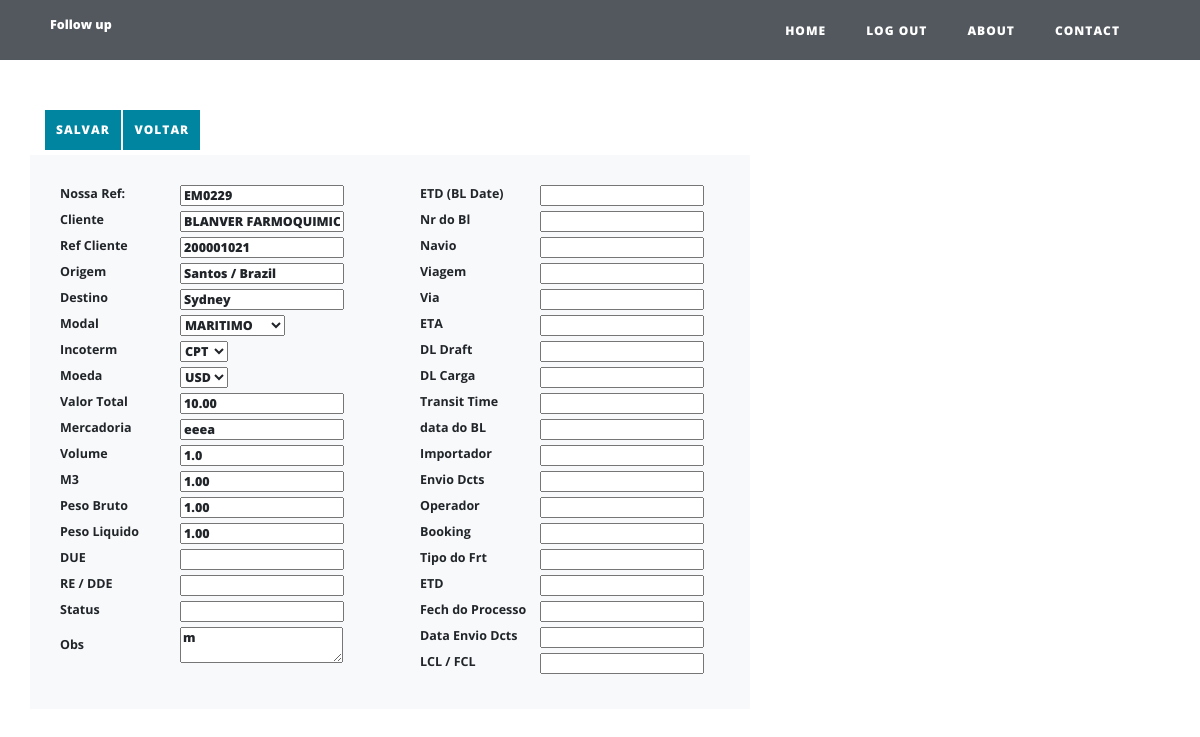
Before: /post/1 (signed in) with the older database file.
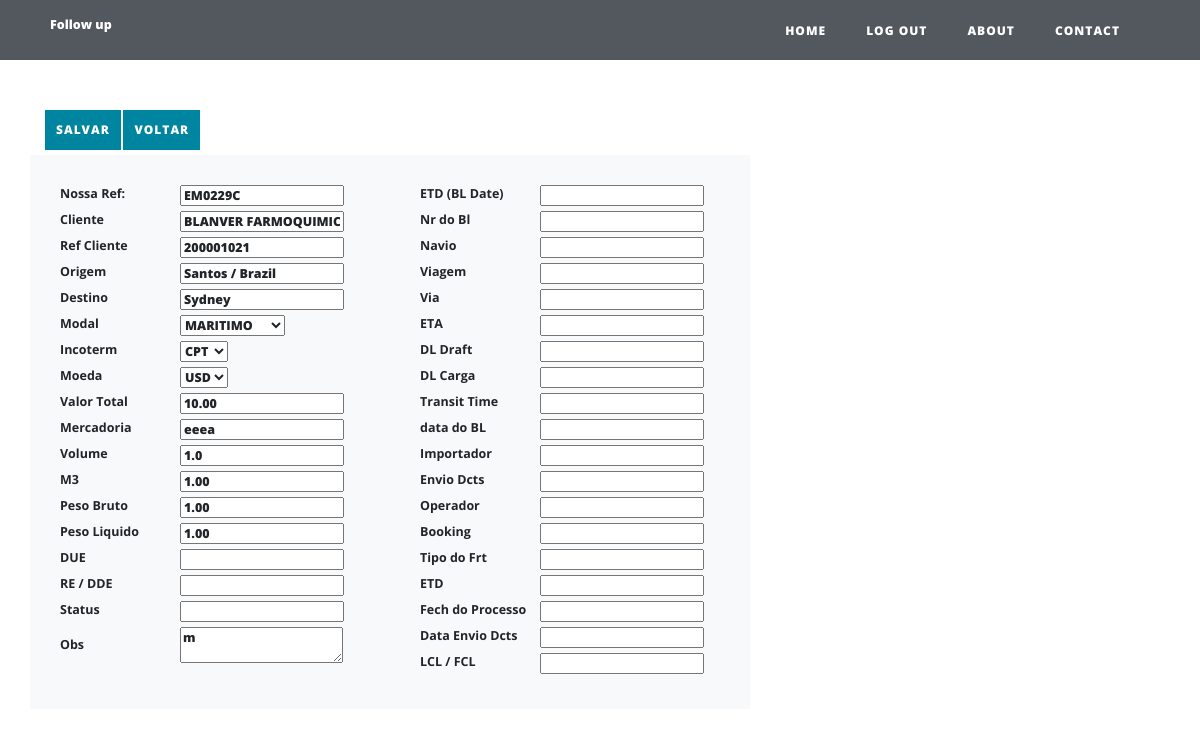
After: the same page with the newer database file.
### main.py (models this page shows)
class Menu(db.Model):
    __tablename__ = "TbOne"
    id = db.Column(db.Integer, primary_key=True)
    RefPartner = db.Column(db.String, unique=True, nullable=False)
    Cliente = db.Column(db.String)
    Origem = db.Column(db.String)
    Destino = db.Column(db.String)
    Incoterm = db.Column(db.String)
    RefCliente = db.Column(db.String)
    Moeda = db.Column(db.String)
    modal = db.Column(db.String)
    VlTotal = db.Column(db.Float)
    Merc = db.Column(db.String)
    Vol = db.Column(db.String)
    M3 = db.Column(db.Float)
    Pb = db.Column(db.Float)
    Pl = db.Column(db.Float)
    Re = db.Column(db.String)
    Sd = db.Column(db.String)
    Status = db.Column(db.String)
    Obs = db.Column(db.String)
    bl = db.Column(db.String)
    nrBl = db.Column(db.String)
    navio = db.Column(db.String)
    vg = db.Column(db.String)
    via = db.Column(db.String)
    eta = db.Column(db.String)
    DLDraft = db.Column(db.String)
    DLCarga = db.Column(db.String)
    ttime = db.Column(db.String)
    dtBL = db.Column(db.String)
    Importador = db.Column(db.String)
    dcts = db.Column(db.String)
    Operador = db.Column(db.String)
    Booking = db.Column(db.String)
    TipoFrt = db.Column(db.String)
    Saida = db.Column(db.String)
    fech = db.Column(db.String)
    dtEnvDcts = db.Column(db.String)
    lclFcl = db.Column(db.String)

### main.py (the view, shortened to what this page needs)
@app.route("/post/<int:post_id>", methods=["GET", "POST"])
def show_post(post_id):
    form = FormDadosGerais()
    if not current_user.is_authenticated:
        flash("You need to login or register to comment.")
        return redirect(url_for("login"))
    emb = Menu.query.get(post_id)
    form.RefPartner.data    =   emb.RefPartner
    form.Cliente.data       =   emb.Cliente
    form.RefCliente.data    =   emb.RefCliente
    form.Origem.data        =   emb.Origem
    form.Destino.data       =  emb.Destino
    form.modal.data         =  emb.modal
    form.Incoterm.data      =  emb.Incoterm
    form.Moeda.data         =  emb.Moeda
    form.VlTotal.data       =  emb.VlTotal
    form.Merc.data          =  emb.Merc
    form.Vol.data           =  emb.Vol
    form.M3.data            =  emb.M3
    form.Pb.data            =  emb.Pb
    form.Pl.data            =  emb.Pl
    form.Re.data            =  emb.Re
    form.Sd.data            =  emb.Sd
    form.Status.data        =  emb.Status
    form.Obs.data           =  emb.Obs
    form.bl.data            =  emb.bl
    form.nrBl.data          =  emb.nrBl
    form.navio.data         =  emb.navio
    form.vg.data            =  emb.vg
    form.via.data           =  emb.via
    form.eta.data           =  emb.eta
    form.DLDraft.data       =  emb.DLDraft
    form.DLCarga.data       =  emb.DLCarga
    form.ttime.data         =  emb.ttime
    form.dtBL.data          =  emb.dtBL
    form.Importador.data    =  emb.Importador
    form.dcts.data          =  emb.dcts
    form.Operador.data      =  emb.Operador
    form.Booking.data       =  emb.Booking
    form.TipoFrt.data       =  emb.TipoFrt
    form.Saida.data         =  emb.Saida
    form.fech.data          =  emb.fech
    form.dtEnvDcts.data     =  emb.dtEnvDcts
    form.lclFcl.data        =  emb.lclFcl
    return render_template("post.html", post=emb,  form=form,  current_user=current_user)

### main.py (called while the page is built)
@login_manager.user_loader
def load_user(user_id):
    return User.query.get(int(user_id))

### templates/post.html
{% extends 'bootstrap/base.html' %}
{% import "bootstrap/wtf.html" as wtf %}
{% block content %}
{% include "header.html" %}
<header class="masthead ">
    <div class="overlay"></div>
    <div class="container">
        <div class="row">
            <br> <br> <br> <br>
        </div>
    </div>
</header>
    <div class="container">
        <form method="POST" action="{{ url_for('show_post', post_id = post.id ) }}">
                    <div class="column">
                    <input class="btn btn-primary p-3 btn-sm mb-2" id="DadosGerais" name="submit1" type="submit" value="Salvar">
                    <a  class="btn btn-primary  p-3 btn-sm mb-2" href="{{ url_for('get_all_posts') }}">Voltar</a>
        </div>
            <div class="row">
                <div class=" bg-light p-5 post-preview " >
                        <table style="width:300px">
                            <colgroup>
                                <col span="1" style="width: 40%;">
                                <col span="1" style="width: 60%;">
                            </colgroup>
                            <tbody>
                            {% set count = namespace(value=0) %}
                            {% for field in form %}
                            {% if field.name != "csrf_token" and field.name != "submit1" %}
                            <tr><td> <h5> {{ field.label }}</h5></td>
                                <td><h5> {{ field }} </h5></td></tr>
                            {% set count.value = count.value + 1 %}
                            {%if field.name == "Obs" %}
                            </tbody>
                        </table>
                </div>
                <div class=" bg-light p-5 post-preview " >
                        <table style="width:300px">
                            <colgroup>
                               <col span="1" style="width: 40%;">
                               <col span="1" style="width: 60%;">
                            </colgroup>
                            <tbody>
                            {% endif %}
                            {%elif field.name == "submit1" %}
                        </table>
                        {% endif %}
                        {% endfor %}
                    </div>
                </div>
        </form>
          </div>
{% endblock %}

Changed rows visible on the page:
changed Menu "BLANVER FARMOQUIMICA": RefPartner "EM0229" → "EM0229C"
